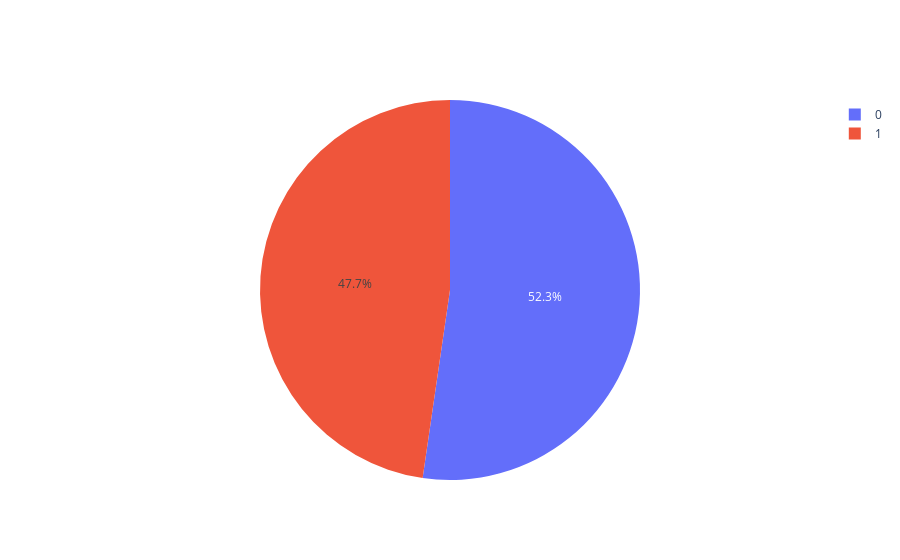

Write notebook code for a chart like this one.
### Markdown cell above
Contabilizamos y graficamos la distribución de Bernoulli

### Code cell
# Usamos plotly para hacer un diagrama de barras interactivo con la distribución de los datos

# Contamos los valores CERO y UNO
datos = {}

for valor in distribucion:
    if valor in datos:
        datos[valor] += 1
    else:
        datos[valor] = 1
print(datos.keys())
print(datos.values())
print(datos)

fig = go.Figure(data=[go.Pie(labels=list(datos.keys()), values=list(datos.values()))])
fig.show()

### Figure 1 — Plotly figure (JSON) as saved in the notebook; plotly's stock layout.template omitted (floating-point values rounded to 4 significant figures)
{"data": [{"labels": [0, 1], "type": "pie", "values": [523, 477]}], "layout": {}}
